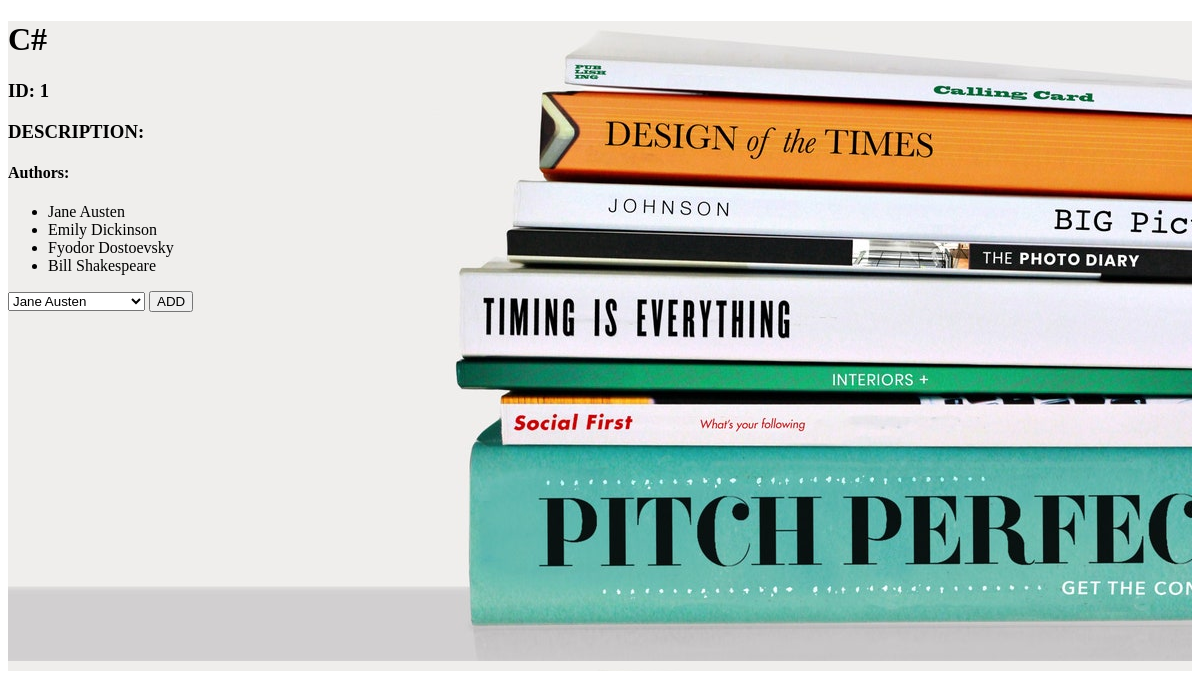
Screenshot of /books/1 with the database file from the repository.
### books_authors_app/models.py (models this page shows)
class Book(models.Model):
    title = models.CharField(max_length=255)
    desc = models.TextField()
    created_at = models.DateTimeField(auto_now_add=True)
    updated_at = models.DateTimeField(auto_now=True)

class Author(models.Model):
    first_name = models.CharField(max_length=255)
    last_name = models.CharField(max_length=255)
    books = models.ManyToManyField(Book, related_name="author")
    created_at = models.DateTimeField(auto_now_add=True)
    updated_at = models.DateTimeField(auto_now=True)
    notes = models.TextField(default="No Notes")

### books_authors_app/views.py (the view)
# urls.py: path('books/<num>', views.book_page),
def book_page(request, num):
    context = {
        "book": Book.objects.get(id=num),
        "authors": Author.objects.filter(books=num),
        "all_authors": Author.objects.all()
    }
    return render(request,"book_page.html", context)

### books_authors_app/templates/book_page.html (shortened to what this page needs)
<!DOCTYPE html>
<html lang="en">
<head>
    {% load static %}
    <link rel="stylesheet" href="{% static '/style.css' %}">
</head>
<body>
    <div class="book_container">
        <h1>{{ book.title }}</h1>
        <h3>ID: {{ book.id }}</h3>
        <h3>DESCRIPTION: {{ book.desc }}</h3>
        <h4>Authors:</h4>
        <ul>
            {% for author in authors %}
            <li>
                {{ author.first_name }} {{ author.last_name }}
            </li>
            {% endfor %}
        </ul>
        <form action ="{{ book.id }}/add_author_to_book" method="POST">
            <select name="authordropdown">
                {% for author in all_authors %}
                <option name="author" value="{{ author.id }}">{{author.first_name }} {{author.last_name}}</option>
                {% endfor %}
            </select>
            <input type="submit" value="ADD">
        </form>
</div>
</body>
</html>

### books_authors_app/static/style.css (style rules this page uses)
.book_container, .container_a { width:auto; height: 650px; background-image: url('/static/br.jpg'); }

### rows the page displays
Book: title "C#", id "1"
Author: first_name "Jane", last_name "Austen"
Author: first_name "Emily", last_name "Dickinson"
Author: first_name "Fyodor", last_name "Dostoevsky"
Author: first_name "Bill", last_name "Shakespeare"

### other values shown
form field authordropdown "Jane Austen"
